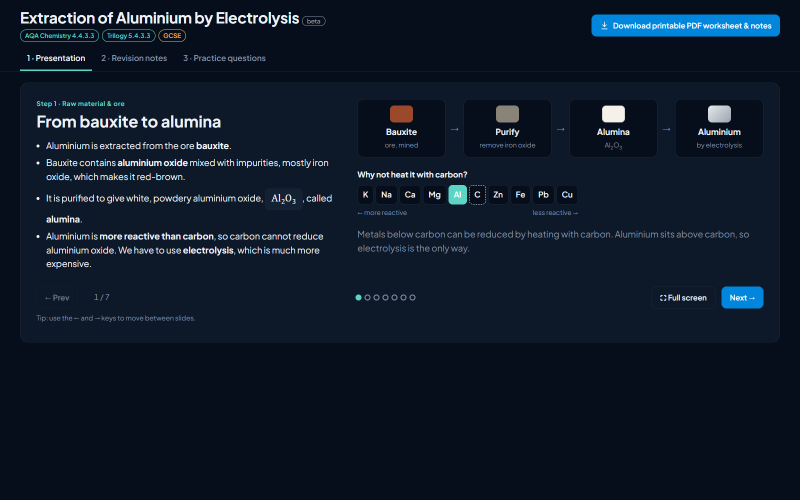
#> input picture assets/img/tools/aluminium-extraction.png, 1600 x 1000 px (shown at 1/2 size); its folder holds only this picture in this run
$ python make-thumbs.py
#> lines starting #> are read from the running program, lines starting #| are printed output that depends on the picture
"""Writes the homepage tile thumbnails: thumbs/<name>.webp, 800x500, from each
1600x1000 screenshot in this folder. Run after adding or replacing a screenshot:

    python assets/img/tools/make-thumbs.py

A tile with no thumbnail falls back to the full PNG, so a missing one is slow,
not broken.
"""
from pathlib import Path
from PIL import Image

HERE = Path(__file__).resolve().parent
OUT = HERE / "thumbs"
OUT.mkdir(exist_ok=True)

for png in sorted(HERE.glob("*.png")):
    im = Image.open(png).convert("RGB")
    # Crop to 16:10 first so an odd-sized screenshot isn't squashed.
    w, h = im.size
#> w = 1600; h = 1000
    if w * 10 > h * 16:
        nw = h * 16 // 10
        im = im.crop(((w - nw) // 2, 0, (w - nw) // 2 + nw, h))
    elif w * 10 < h * 16:
        im = im.crop((0, 0, w, w * 10 // 16))
    im = im.resize((800, 500), Image.LANCZOS)
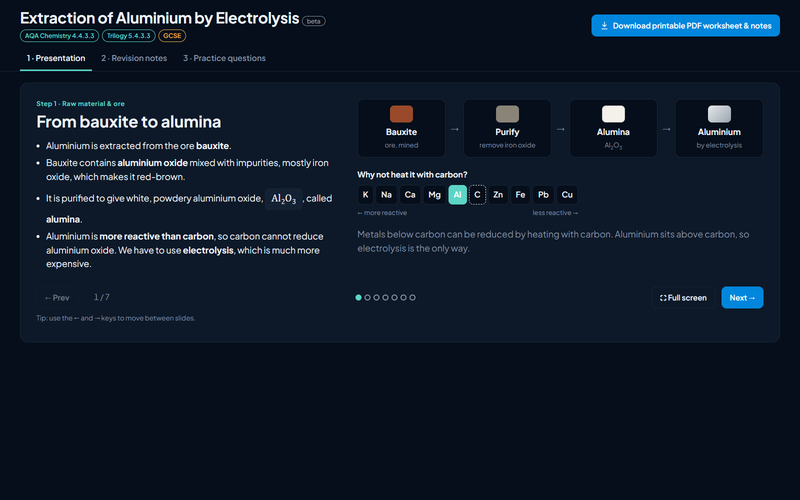
#> im: PIL image 800x500 RGB; mean R, G, B 14.2, 25.9, 39.8
    out = OUT / (png.stem + ".webp")
    im.save(out, "WEBP", quality=82, method=6)
    print(f"{out.name}: {out.stat().st_size // 1024} KB")

$ run again, on assets/img/tools/balancing-equations.png
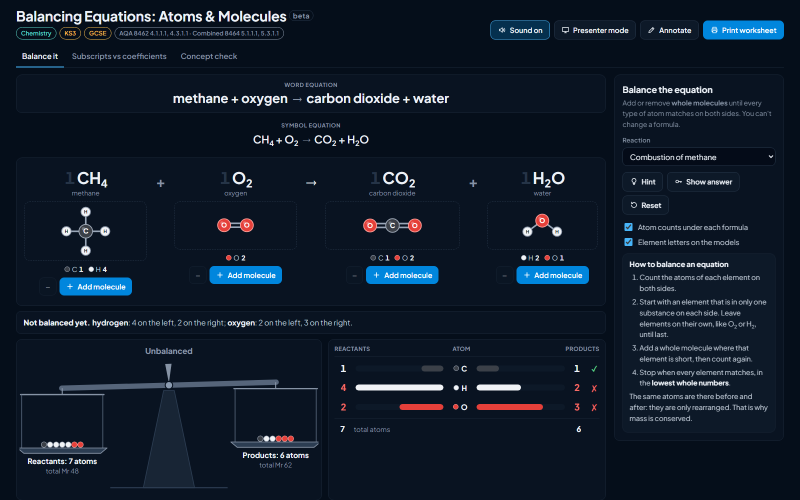
#> input picture assets/img/tools/balancing-equations.png, 1600 x 1000 px (shown at 1/2 size)
#> im is the input picture: PIL image 1600x1000 RGB; mean R, G, B 16.4, 27.6, 42.2
#> `im = im.resize((800, 500), Image.LANCZOS)`:
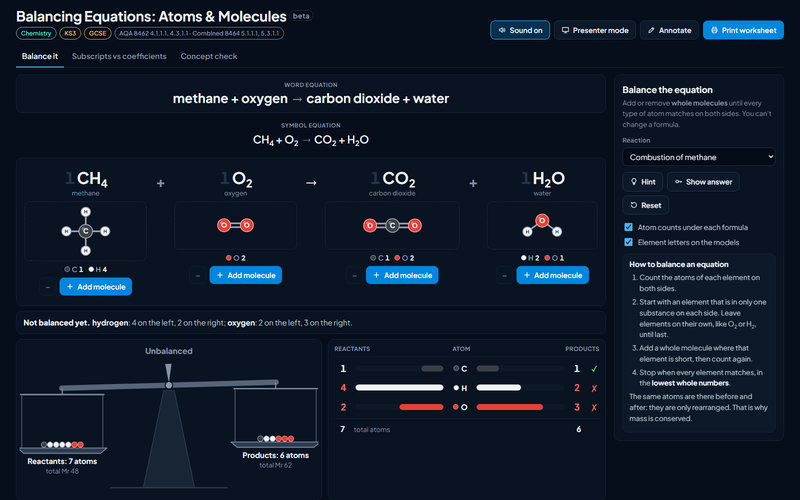
#> im: PIL image 800x500 RGB; mean R, G, B 16.5, 27.6, 42.1

$ run again, on assets/img/tools/benzene.png
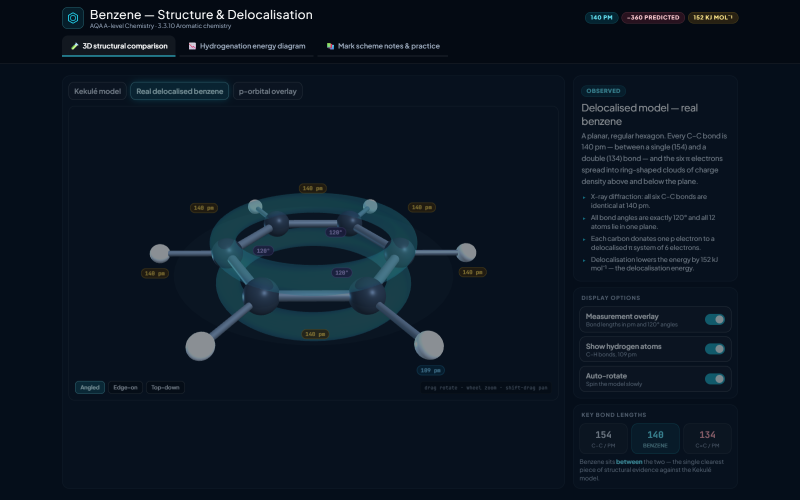
#> input picture assets/img/tools/benzene.png, 1600 x 1000 px (shown at 1/2 size)
#> `im = im.resize((800, 500), Image.LANCZOS)`:
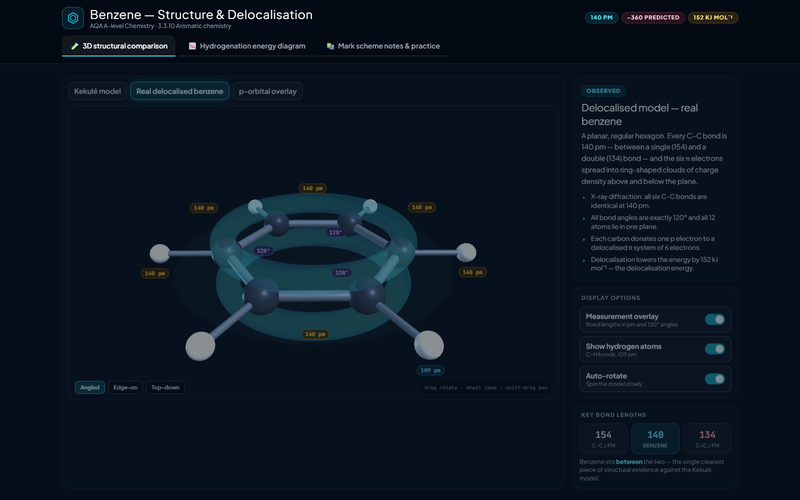
#> im: PIL image 800x500 RGB; mean R, G, B 11.3, 22.3, 34.4

$ run again, on assets/img/tools/chemical-bonding.png
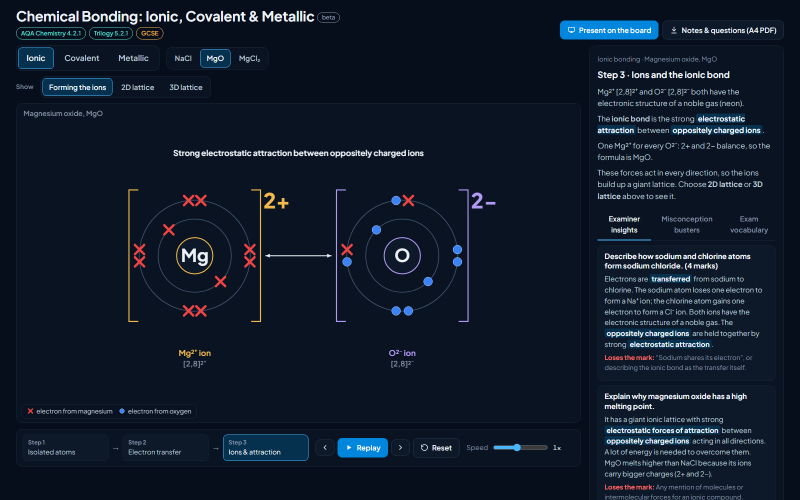
#> input picture assets/img/tools/chemical-bonding.png, 1600 x 1000 px (shown at 1/2 size)
#> im is the input picture: PIL image 1600x1000 RGB; mean R, G, B 16.3, 27.5, 41.9
#> `im = im.resize((800, 500), Image.LANCZOS)`:
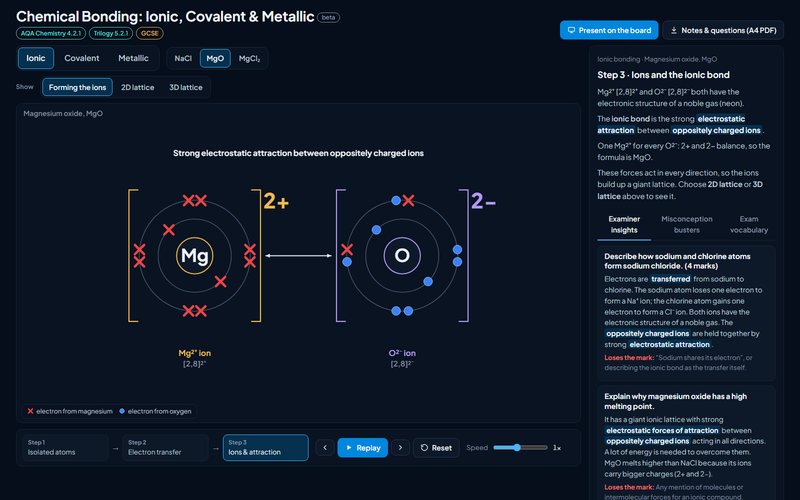
#> im: PIL image 800x500 RGB; mean R, G, B 16.4, 27.5, 41.8

$ run again, on assets/img/tools/atmosphere-evolution.png
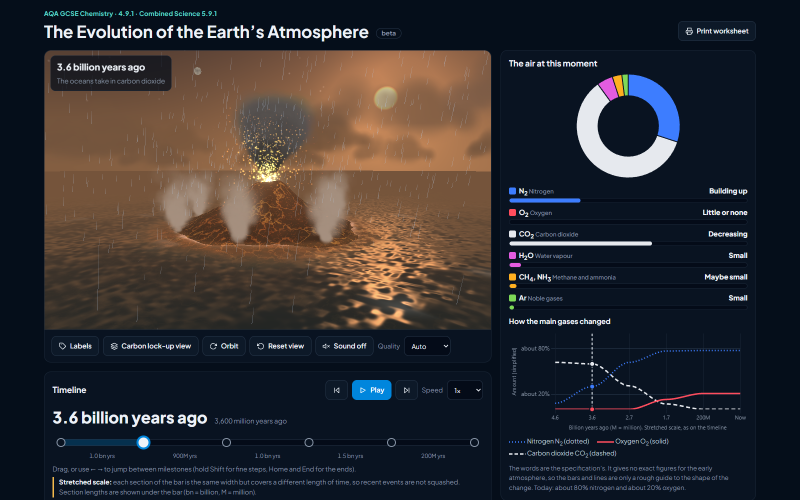
#> input picture assets/img/tools/atmosphere-evolution.png, 1600 x 1000 px (shown at 1/2 size)
#> im is the input picture: PIL image 1600x1000 RGB; mean R, G, B 47.3, 45.6, 48.8
#> `im = im.resize((800, 500), Image.LANCZOS)`:
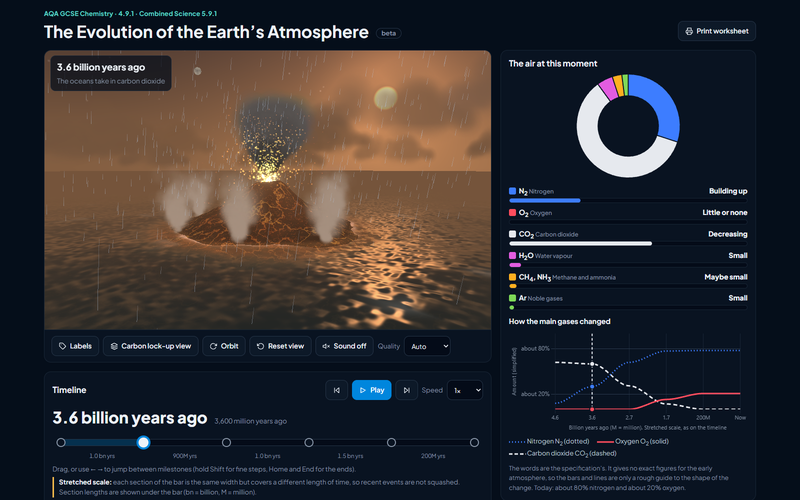
#> im: PIL image 800x500 RGB; mean R, G, B 47.4, 45.6, 48.7
